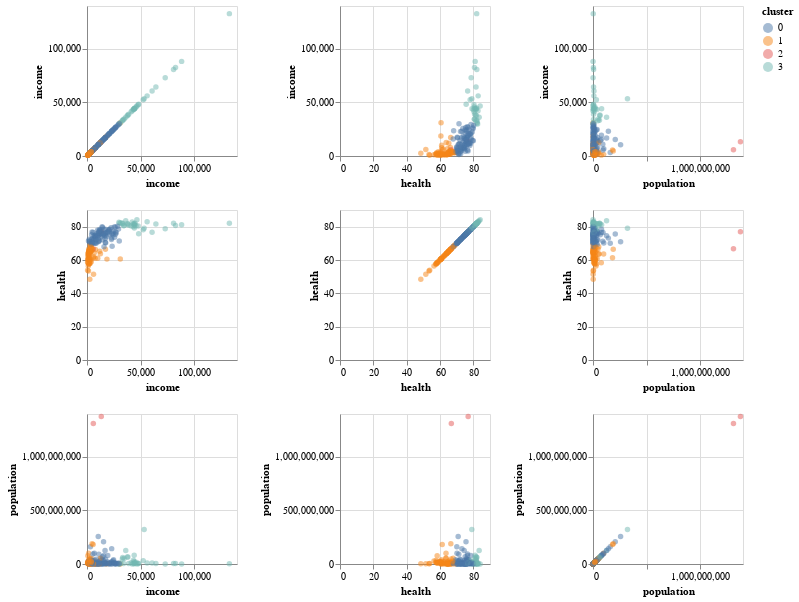

Notebook cell for this chart:
### Markdown cell above
Viendo el grafico eligiría 4 por el claro cambio de pendiente, ahora abajo revisé y me parece que es buena eleccion dados como quedaron separados los datos.

### Code cell
k = 4
kmeans =KMeans(n_clusters=k,random_state=42)
kmeans.fit(X)
clusters = kmeans.labels_
gapminder['cluster']=clusters

alt.Chart(gapminder).mark_circle(opacity=0.5).encode(
    alt.X(alt.repeat("column"), type='quantitative'),
    alt.Y(alt.repeat("row"), type='quantitative'),
    color = "cluster:N"
).properties(
    width=150,
    height=150
).repeat(
    row=['income', 'health', 'population'],
    column=['income','health','population']
)

### Figure 1 — Vega-Lite specification as saved in the notebook (floating-point values rounded to 4 significant figures; data arrays with more than 128 entries replaced by an {"elided": "..."} marker saying what was removed)
{"$schema": "https://vega.github.io/schema/vega-lite/v3.4.0.json", "config": {"background": "white", "mark": {"tooltip": null}, "view": {"height": 300, "width": 400}}, "datasets": {"data-ac81a2058f0b92f9e269b7041a383582": {"elided": "187 records"}}, "repeat": {"column": ["income", "health", "population"], "row": ["income", "health", "population"]}, "spec": {"data": {"name": "data-ac81a2058f0b92f9e269b7041a383582"}, "encoding": {"color": {"field": "cluster", "type": "nominal"}, "x": {"field": {"repeat": "column"}, "type": "quantitative"}, "y": {"field": {"repeat": "row"}, "type": "quantitative"}}, "height": 150, "mark": {"opacity": 0.5, "type": "circle"}, "width": 150}}
